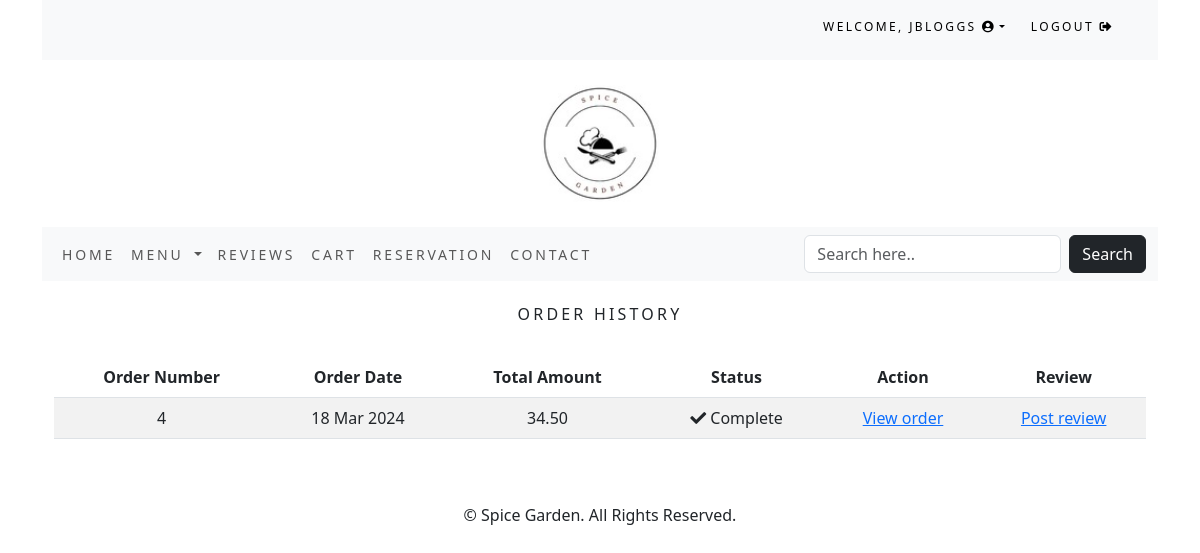
Screenshot of /order/history/ (signed in) with the database file from the repository.
### accounts/models.py (models this page shows)
class CustomUser(AbstractUser):
    age = models.PositiveIntegerField(null=True, blank=True)
    groups = models.ManyToManyField(
        'auth.Group',
        related_name='customuser_groups',
        blank=True,
    )
    user_permissions = models.ManyToManyField(
        'auth.Permission',
        related_name='customuser_permissions',
        blank=True,
    )
    phone_number = models.CharField(max_length=15, blank=True)
    address = models.CharField(max_length=255, blank=True)
    last_edit = models.DateTimeField(auto_now=True)

### order/models.py (models this page shows, shortened)
class Order(models.Model):
    token = models.CharField(max_length=250, blank=True)
    total = models.DecimalField(max_digits=10, decimal_places=2,
verbose_name='Euro Order Total')
    emailAddress = models.EmailField(max_length=250, blank=True,
verbose_name='Email Address')
    created = models.DateTimeField(auto_now_add=True)
    billingName = models.CharField(max_length=250, blank=True)
    billingAddress1 = models.CharField(max_length=250, blank=True)
    billingCity = models.CharField(max_length=250, blank=True)
    billingPostcode = models.CharField(max_length=10, blank=True)
    billingCountry = models.CharField(max_length=200, blank=True)
    shippingName = models.CharField(max_length=250, blank=True)
    shippingAddress1 = models.CharField(max_length=250, blank=True)
    shippingCity = models.CharField(max_length=250, blank=True)
    shippingPostcode = models.CharField(max_length=10, blank=True)
    shippingCountry = models.CharField(max_length=200, blank=True)
    voucher = models.ForeignKey(Voucher,
                                related_name='orders',
                                null=True,
                                blank=True,
                                on_delete=models.SET_NULL)
    discount = models.IntegerField(default = 0,
                                validators=[MinValueValidator(0),
                                MaxValueValidator(100)])
    class Meta:
        db_table = 'Order'
        ordering = ['-created']

### order/views.py (the view)
# urls.py: path('history/', views.orderHistory.as_view(), name='order_history'),
class orderHistory(LoginRequiredMixin, View):
    def get (self, request):
        if request.user.is_authenticated:
            email = str(request.user.email)
            order_details = Order.objects.filter(emailAddress=email)
        return render(request, 'order/orders_list.html', {'order_details': order_details})

### accounts/templatetags/auth_extras.py (called while the page is built)
@register.filter(name='has_group')
def has_group(user, group_name):
    group = Group.objects.get(name=group_name)
    return True if group in user.groups.all() else False

### cart/context_processors.py (called while the page is built)
def counter(request):
  item_count = 0
  if 'admin' in request.path:
    return {}
  else:
      try:
        cart = Cart.objects.filter(cart_id=_cart_id(request))
        cart_items = CartItem.objects.all().filter(cart=cart[:1])
        for cart_item in cart_items:
            item_count += cart_item.quantity
      except Cart.DoesNotExist:
        item_count = 0
  return {'item_count':item_count}

### cart/views.py (called while the page is built)
def _cart_id(request):
  cart = request.session.session_key
  if not cart:
    cart = request.session.create()
  return cart

### restaurant/context_processors.py (called while the page is built)
def menu_links(request):
    links = Category.objects.all()
    return {'links': links}

### restaurant/models.py (called while the page is built)
    def get_absolute_url(self):
        return reverse('restaurant:foods_by_category', args=[self.id])

### order/templates/order/orders_list.html (shortened to what this page needs)
{% extends "base.html" %}
{% load static %}
{% block content %}
    <div class="container">
        <div class="text-center">
            <br>
            <h1 class="text-center my_title">Order History</h1>
            <br>
            {% if order_details %}
            <table class="table table-striped">
                <thead>
                    <tr>
                        <th>Order Number</th>
                        <th>Order Date</th>
                        <th>Total Amount</th>
                        <th>Status</th>
                        <th>Action</th>
                        <th>Review</th>
                    </tr>
                </thead>
                <tbody>
                    {% for order in order_details %}
                    <tr>
                        <td>{{ order.id }}</td>
                        <td>{{ order.created|date:"d M Y" }}</td>
                        <td>{{ order.total }}</td>
                        <td><i class="fas fa-check"></i>&nbsp;Complete</td>
                        <td><a href="{% url 'order:order_detail' order.id %}">View order</a></td>
                        <td><a href="{% url 'order:submit_feedback' order.id %}">Post review</a></td>
                    </tr>
                    {% endfor %}
                </tbody>
            </table>
            {% else %}
            <p>You have not placed any orders yet.<br><br><a href="{% url 'restaurant:all_foods' %}"
                                                           class="btn btn-dark">Continue shopping</a></p>
            {% endif %}
        </div>
    </div>
    <br>
    <br>
{% endblock %}

### restaurant/templates/top-navbar.html (shortened to what this page needs)
{% load auth_extras %}
<div class="container">
    <div class="my_custom_menu">
        <ul>
            {% if user.is_authenticated %}
            <li>
                Welcome, <a href="#" class="dropdown-toggle" data-bs-toggle="dropdown"
                aria-haspopup="true" aria-expanded="false">{{ user.username }}
                <i class="fas fa-user-circle"></i></a>
            </li>
            <li>
                <a href="{% url 'logout' %}">Logout <i class="fas fa-sign-out-alt"></i></a>
            </li>
            {% endif %}
        </ul>
    </div>
</div>

### static/css/custom.css (style rules this page uses)
.my_title { font-size: 16px; text-transform: uppercase; letter-spacing: .2em; }
.my_custom_menu { text-align: right !important; }
.my_custom_menu ul li { list-style: none; color: #000; text-transform: uppercase; letter-spacing: .2em; font-size: 12px; padding-right: 20px; display: inline; }
.my_custom_menu ul li a { text-decoration: none; color: #000; list-style: none; text-transform: uppercase; letter-spacing: .2em; font-size: 12px; }

### rows the page displays
CustomUser: username "JBLOGGS"
Order: id "4", created "18 Mar 2024", total "34.50"
